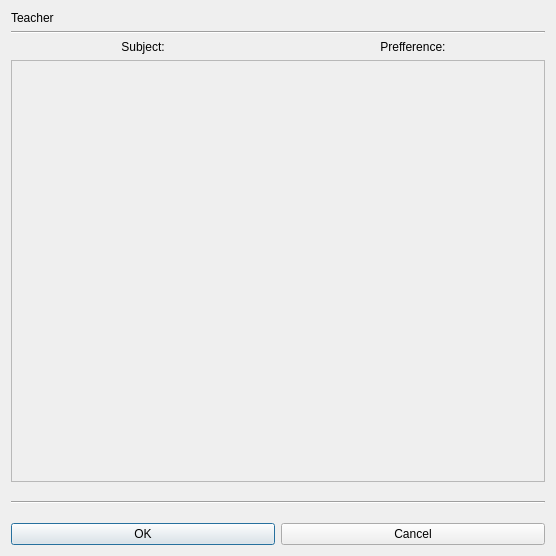
<?xml version="1.0" encoding="UTF-8"?>
<ui version="4.0">
 <class>TeacherSubjectsQualificationsForm_template</class>
 <widget class="QDialog" name="TeacherSubjectsQualificationsForm_template">
  <property name="geometry">
   <rect>
    <x>0</x>
    <y>0</y>
    <width>556</width>
    <height>556</height>
   </rect>
  </property>
  <property name="windowTitle">
   <string extracomment="This is the title of the dialog to input the qualification of teachers to teach certain subjects">Teacher subjects qualifications</string>
  </property>
  <layout class="QGridLayout" name="gridLayout">
   <item row="0" column="0">
    <widget class="QLabel" name="teacherTextLabel">
     <property name="text">
      <string>Teacher</string>
     </property>
     <property name="wordWrap">
      <bool>false</bool>
     </property>
    </widget>
   </item>
   <item row="1" column="0" colspan="2">
    <widget class="Line" name="line">
     <property name="orientation">
      <enum>Qt::Horizontal</enum>
     </property>
    </widget>
   </item>
   <item row="2" column="0">
    <widget class="QLabel" name="label">
     <property name="text">
      <string>Subject:</string>
     </property>
     <property name="alignment">
      <set>Qt::AlignCenter</set>
     </property>
    </widget>
   </item>
   <item row="2" column="1">
    <widget class="QLabel" name="label_2">
     <property name="text">
      <string>Prefference:</string>
     </property>
     <property name="alignment">
      <set>Qt::AlignCenter</set>
     </property>
    </widget>
   </item>
   <item row="3" column="0" colspan="2">
    <widget class="QScrollArea" name="subjectsScrollArea">
     <property name="widgetResizable">
      <bool>true</bool>
     </property>
     <widget class="QWidget" name="scrollAreaWidgetContents">
      <property name="geometry">
       <rect>
        <x>0</x>
        <y>0</y>
        <width>536</width>
        <height>399</height>
       </rect>
      </property>
      <layout class="QVBoxLayout" name="verticalLayout"/>
     </widget>
    </widget>
   </item>
   <item row="4" column="0" colspan="2">
    <layout class="QVBoxLayout" name="verticalLayout_2">
     <item>
      <spacer name="verticalSpacer_3">
       <property name="orientation">
        <enum>Qt::Vertical</enum>
       </property>
       <property name="sizeType">
        <enum>QSizePolicy::Fixed</enum>
       </property>
       <property name="sizeHint" stdset="0">
        <size>
         <width>20</width>
         <height>13</height>
        </size>
       </property>
      </spacer>
     </item>
     <item>
      <widget class="Line" name="line_2">
       <property name="orientation">
        <enum>Qt::Horizontal</enum>
       </property>
      </widget>
     </item>
     <item>
      <spacer name="verticalSpacer_2">
       <property name="orientation">
        <enum>Qt::Vertical</enum>
       </property>
       <property name="sizeType">
        <enum>QSizePolicy::Fixed</enum>
       </property>
       <property name="sizeHint" stdset="0">
        <size>
         <width>20</width>
         <height>13</height>
        </size>
       </property>
      </spacer>
     </item>
    </layout>
   </item>
   <item row="5" column="0" colspan="2">
    <layout class="QHBoxLayout">
     <item>
      <widget class="QPushButton" name="okPushButton">
       <property name="text">
        <string>OK</string>
       </property>
      </widget>
     </item>
     <item>
      <widget class="QPushButton" name="cancelPushButton">
       <property name="text">
        <string>Cancel</string>
       </property>
      </widget>
     </item>
    </layout>
   </item>
  </layout>
 </widget>
 <layoutdefault spacing="6" margin="11"/>
 <resources/>
 <connections/>
</ui>
